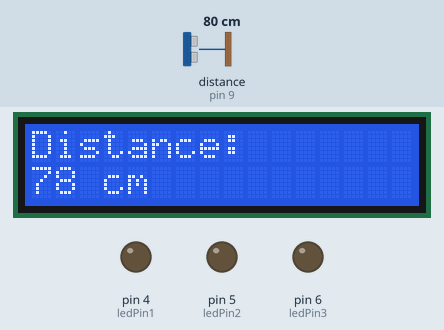
A sketch run on a simulated Arduino Uno, built with avr-gcc and run on an emulated ATmega328P. Parts: 16×2 character LCD, output pins drawn as LEDs (lit = HIGH). Wiring (inferred from the names in the program): ultrasonic range finder: trigger pin 8; echo pin 9. The inputs (shaded band) are chosen by the test bench; at power-on: distance to the obstacle (sensor on pin 9) 80 cm. The echo pulse lasts 58.3 µs per cm; pins used as bus, display or sensor lines are not drawn.

Above: at 1.2 s.
1.3 s: distance to the obstacle (sensor on pin 9) set to 34 cm
At 2.3 s:
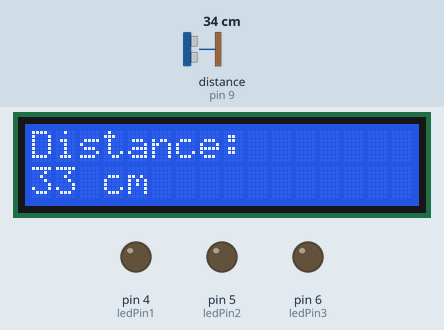
3.1 s: distance to the obstacle (sensor on pin 9) set to 28 cm
At 3.6 s:
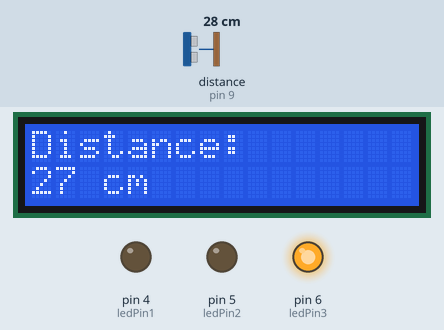
4.7 s: distance to the obstacle (sensor on pin 9) set to 22 cm
At 6.0 s:
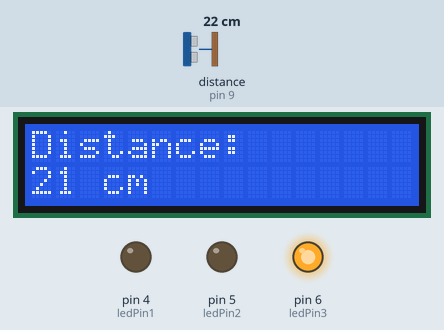
6.3 s: distance to the obstacle (sensor on pin 9) set to 19 cm
At 7.3 s:
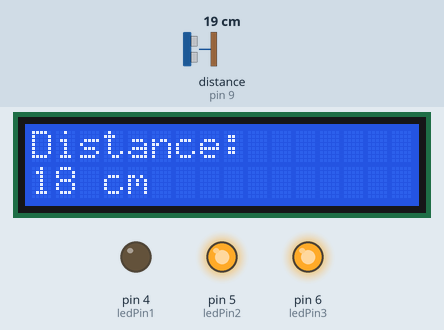
7.8 s: distance to the obstacle (sensor on pin 9) set to 12 cm
At 8.6 s:
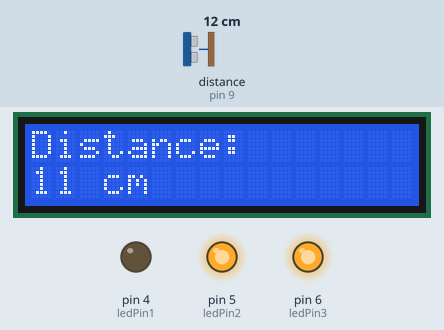
9.4 s: distance to the obstacle (sensor on pin 9) set to 9 cm
At 10.9 s:
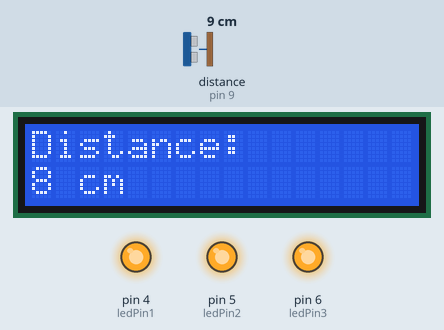
Timing chart, 0 to 12.0 s (numbered marks = the images above; inputs shaded):
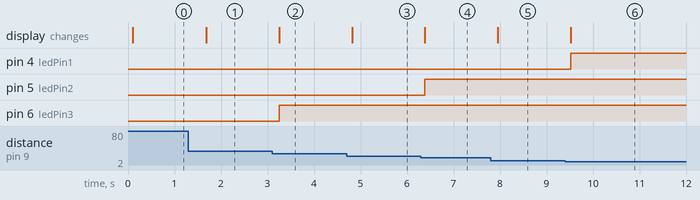

Measured:
- the behaviour switches between 31 and 30 cm on distance to the obstacle (sensor on pin 9) (found by bisection; images 1 and 2)
- the behaviour switches between 21 and 20 cm on distance to the obstacle (sensor on pin 9) (found by bisection; images 3 and 4)
- the behaviour switches between 11 and 10 cm on distance to the obstacle (sensor on pin 9) (found by bisection; images 5 and 6)
- after the input at 1.3 s, the display: changes after 0.38 s (image 1)
- after the input at 3.1 s, pin 6 (ledPin3): LOW → HIGH after 0.15 s; the display: changes after 0.15 s (image 2)
- after the input at 4.7 s, the display: changes after 0.12 s (image 3)
- after the input at 6.3 s, pin 5 (ledPin2): LOW → HIGH after 0.09 s; the display: changes after 0.09 s (image 4)
- after the input at 7.8 s, the display: changes after 0.15 s (image 5)
- after the input at 9.4 s, pin 4 (ledPin1): LOW → HIGH after 0.12 s; the display: changes after 0.12 s (image 6)

The sketch:

Medir_Distancias.ino
```cpp
#include <Wire.h>
#include <LiquidCrystal_I2C.h>

// Inicializa o display LCD no endereço 0x3F com 16 colunas e 2 linhas
LiquidCrystal_I2C lcd(0x27, 16, 2); // Substitua 0x27 pelo seu endereço

// Define os pinos dos LEDs
const int ledPin1 = 4;
const int ledPin2 = 5;
const int ledPin3 = 6;

// Define os pinos do sensor de ultrassom
const int trigPin = 8;
const int echoPin = 9;

// Variável para armazenar a distância medida
long duration;
int distance;

void setup() {
  // Configura os pinos dos LEDs como saída
  pinMode(ledPin1, OUTPUT);
  pinMode(ledPin2, OUTPUT);
  pinMode(ledPin3, OUTPUT);

  // Configura os pinos do sensor de ultrassom
  pinMode(trigPin, OUTPUT);
  pinMode(echoPin, INPUT);

  // Inicializa a comunicação serial para monitoramento
  Serial.begin(9600);

  // Inicializa o LCD
  lcd.init();
  lcd.backlight(); // Liga a luz de fundo do LCD
  lcd.clear(); // Limpa o LCD para garantir que não há texto residual
  lcd.setCursor(0, 0); // Posiciona o cursor na primeira linha do LCD
  lcd.print("Distance:"); // Exibe o texto fixo na primeira linha
}

void loop() {
  // Limpa o trigPin
  digitalWrite(trigPin, LOW);
  delayMicroseconds(2);

  // Configura o trigPin em HIGH por 10 microsegundos
  digitalWrite(trigPin, HIGH);
  delayMicroseconds(10);
  digitalWrite(trigPin, LOW);

  // Lê o echoPin, retorna o tempo de viagem do som em microsegundos
  duration = pulseIn(echoPin, HIGH);

  // Calcula a distância em centímetros
  distance = duration * 0.034 / 2;

  // Exibe a distância no LCD
  lcd.setCursor(0, 1); // Posiciona o cursor na segunda linha do LCD
  lcd.print("                "); // Limpa a linha anterior com espaços
  lcd.setCursor(0, 1); // Retorna ao início da segunda linha
  lcd.print(distance);
  lcd.print(" cm");

  // Aciona os LEDs com base na distância medida
  if (distance < 10) {
    digitalWrite(ledPin1, HIGH);
    digitalWrite(ledPin2, HIGH);
    digitalWrite(ledPin3, HIGH);
  } else if (distance < 20) {
    digitalWrite(ledPin1, LOW);
    digitalWrite(ledPin2, HIGH);
    digitalWrite(ledPin3, HIGH);
  } else if (distance < 30) {
    digitalWrite(ledPin1, LOW);
    digitalWrite(ledPin2, LOW);
    digitalWrite(ledPin3, HIGH);
  } else {
    digitalWrite(ledPin1, LOW);
    digitalWrite(ledPin2, LOW);
    digitalWrite(ledPin3, LOW);
  }

  delay(500); // Pequeno atraso para estabilizar a leitura
}
```
